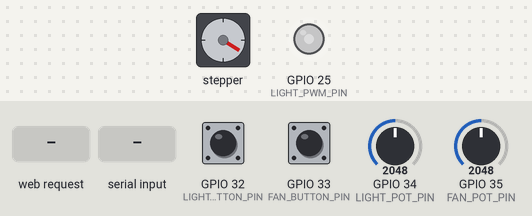
A sketch run on a simulated ESP32. Parts: stepper motor, output pins drawn as LEDs (lit = HIGH). Wiring (from diagram.json): stepper motor driver (200 steps per turn assumed): step GPIO 26; direction GPIO 27. The inputs (shaded band) are chosen by the test bench; at power-on: GPIO 35 (FAN_POT_PIN) = 2048, GPIO 32 (LIGHT_BUTTON_PIN) HIGH, GPIO 34 (LIGHT_POT_PIN) = 2048, GPIO 33 (FAN_BUTTON_PIN) HIGH (analog values on the 0–4095 scale). WiFi joins after 1.5 s; servers stay silent unless stated; pins used as bus, display or sensor lines are not drawn; what the sketch prints to the serial monitor is not drawn.

Above: at 1.2 s.
1.3 s: HTTP request GET /api/all-off received
At 3.2 s:
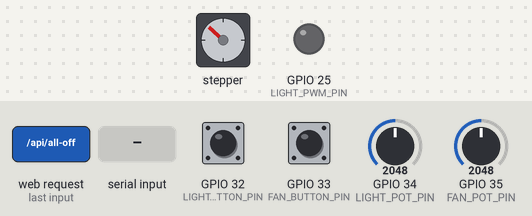
3.7 s: GPIO 35 (FAN_POT_PIN) set to 1994
At 4.19 s:
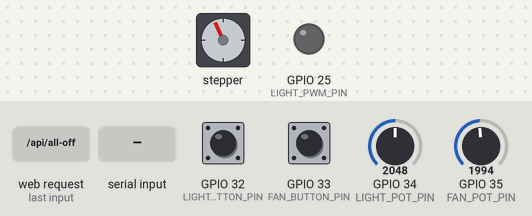
6.7 s: GPIO 32 (LIGHT_BUTTON_PIN) pulled LOW for 0.15 s
At 6.91 s:
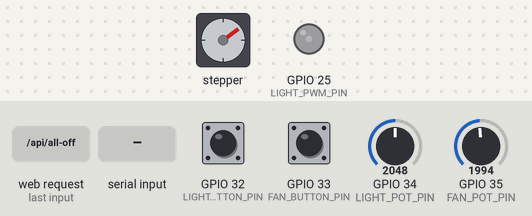
9.7 s: "LIGHT_LEVEL:90\n" received over Serial
At 9.95 s:
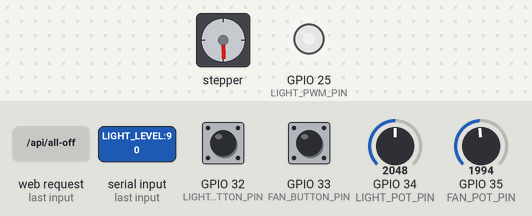
12.7 s: GPIO 34 (LIGHT_POT_PIN) set to 2866
At 12.97 s:
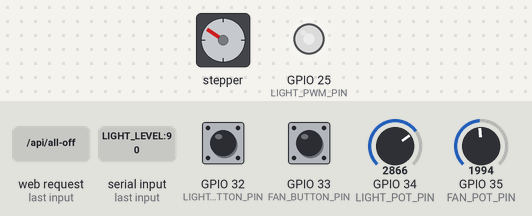
15.7 s: HTTP request GET /api/light?on=LIGHT_ON received
At 16.0 s:
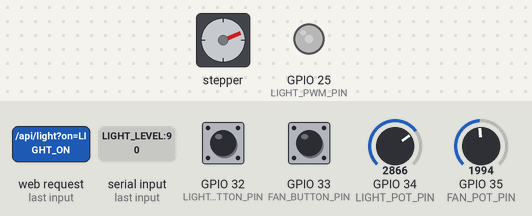
Timing chart, 0 to 22.8 s (numbered marks = the images above; inputs shaded):
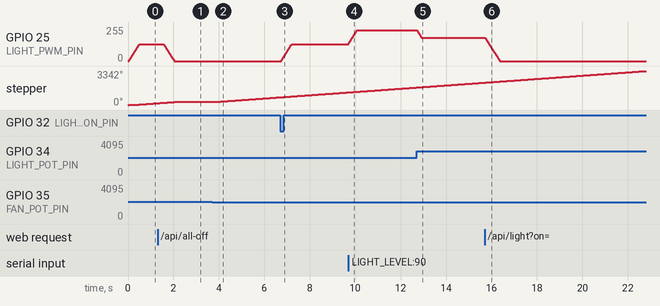

Measured:
- the behaviour switches between 2048 and 2047 on GPIO 35 (FAN_POT_PIN) (found by bisection; images 1 and 2)
- after the input at 1.3 s, GPIO 25 (LIGHT_PWM_PIN): moves from 127/255 to 0/255 over 0.47 s, starting after 0.27 s
- after the input at 3.7 s, stepper: keeps turning clockwise at about 153°/s, starting at once
- after the input at 6.7 s, GPIO 25 (LIGHT_PWM_PIN): moves from 0/255 to 127/255 over 0.47 s, starting after 0.05 s
- after the input at 9.7 s, GPIO 25 (LIGHT_PWM_PIN): moves from 127/255 to 229/255 over 0.37 s, starting at once
- after the input at 12.7 s, GPIO 25 (LIGHT_PWM_PIN): moves from 229/255 to 175/255 over 0.19 s, starting at once
- after the input at 15.7 s, GPIO 25 (LIGHT_PWM_PIN): moves from 175/255 to 0/255 over 0.65 s, starting at once

The sketch:

sketch.ino
```cpp
#include <Arduino.h>
#include <WiFi.h>
#include <WebServer.h>

// Build with the `esp32physical` PlatformIO environment for the real hardware.
// The default `esp32dev` environment remains the Wokwi stepper simulation.
#if defined(PHYSICAL_HARDWARE)
#include "physical_wifi.h"
#endif

constexpr uint8_t LIGHT_PWM_PIN = 25;
#if defined(PHYSICAL_HARDWARE)
constexpr uint8_t FAN_PWM_PIN = 26;
#else
constexpr uint8_t FAN_STEP_PIN = 26;
constexpr uint8_t FAN_DIR_PIN = 27;
#endif
constexpr uint8_t LIGHT_BUTTON_PIN = 32;
constexpr uint8_t FAN_BUTTON_PIN = 33;
constexpr uint8_t LIGHT_POT_PIN = 34;
constexpr uint8_t FAN_POT_PIN = 35;

constexpr uint32_t SERIAL_BAUD = 115200;
constexpr uint32_t BUTTON_DEBOUNCE_MS = 40;
constexpr uint32_t WIFI_RETRY_MS = 10000;
constexpr uint32_t PWM_RAMP_INTERVAL_MS = 8;
constexpr uint8_t PWM_RAMP_STEP = 3;
constexpr uint32_t FAN_RAMP_INTERVAL_MS = 20;
constexpr uint16_t FAN_RAMP_STEP_SPS = 8;
constexpr uint16_t FAN_MIN_STEPS_PER_SECOND = 40;
constexpr uint16_t FAN_MAX_STEPS_PER_SECOND = 500;
constexpr uint32_t POT_SAMPLE_INTERVAL_MS = 50;
constexpr uint8_t POT_PERCENT_DEADBAND = 1;

#if defined(PHYSICAL_HARDWARE)
const char *WIFI_SSID = PHYSICAL_WIFI_SSID;
const char *WIFI_PASSWORD = PHYSICAL_WIFI_PASSWORD;
#else
const char *WIFI_SSID = "Wokwi-GUEST";
const char *WIFI_PASSWORD = "";
#endif

WebServer server(80);

struct DeviceState {
#if defined(PHYSICAL_HARDWARE)
  // Physical outputs always start OFF after reset.
  bool lightOn = false;
  uint8_t brightness = 70;
  bool fanOn = false;
  uint8_t fanSpeed = 60;
#else
  // Start ON in Wokwi so both simulated loads are immediately visible.
  bool lightOn = true;
  uint8_t brightness = 70;
  bool fanOn = true;
  uint8_t fanSpeed = 60;
#endif
  String lastSource = "BOOT";
};

struct ButtonState {
  uint8_t pin;
  bool stableLevel = HIGH;
  bool lastReading = HIGH;
  uint32_t changedAt = 0;

  explicit ButtonState(uint8_t pinValue) : pin(pinValue) {}
};

struct PotState {
  uint8_t pin;
  int lastAcceptedPercent = -1;
  bool initialized = false;

  explicit PotState(uint8_t pinValue) : pin(pinValue) {}
};

DeviceState state;
ButtonState lightButton{LIGHT_BUTTON_PIN};
ButtonState fanButton{FAN_BUTTON_PIN};
PotState lightPot{LIGHT_POT_PIN};
PotState fanPot{FAN_POT_PIN};

String serialLine;
bool httpServerStarted = false;
uint32_t lastWifiAttemptAt = 0;
uint32_t lastPotSampleAt = 0;
uint32_t lastPwmRampAt = 0;
uint32_t lastFanRampAt = 0;
#if defined(PHYSICAL_HARDWARE)
uint8_t targetFanDuty = 0;
uint8_t appliedFanDuty = 0;
#else
uint32_t nextFanEdgeAtUs = 0;
uint16_t targetFanStepsPerSecond = 0;
uint16_t appliedFanStepsPerSecond = 0;
bool fanStepLevel = LOW;
#endif
uint8_t targetLightDuty = 0;
uint8_t appliedLightDuty = 0;

uint8_t clampPercent(int value) {
  return static_cast<uint8_t>(constrain(value, 0, 100));
}

uint8_t lightPercentToDuty(uint8_t percent) {
  return static_cast<uint8_t>(map(percent, 0, 100, 0, 255));
}

uint16_t fanPercentToStepsPerSecond(uint8_t percent) {
  if (percent == 0) return 0;
  return static_cast<uint16_t>(map(percent, 1, 100,
                                   FAN_MIN_STEPS_PER_SECOND,
                                   FAN_MAX_STEPS_PER_SECOND));
}

void applyOutputs() {
  targetLightDuty = state.lightOn ? lightPercentToDuty(state.brightness) : 0;
#if defined(PHYSICAL_HARDWARE)
  targetFanDuty = state.fanOn ? lightPercentToDuty(state.fanSpeed) : 0;
#else
  targetFanStepsPerSecond =
      state.fanOn ? fanPercentToStepsPerSecond(state.fanSpeed) : 0;
#endif
}

uint8_t approachDuty(uint8_t current, uint8_t target) {
  if (current < target) {
    const uint16_t next = static_cast<uint16_t>(current) + PWM_RAMP_STEP;
    return static_cast<uint8_t>(next > target ? target : next);
  }
  if (current > target) {
    const int next = static_cast<int>(current) - PWM_RAMP_STEP;
    return static_cast<uint8_t>(next < target ? target : next);
  }
  return current;
}

uint16_t approachRate(uint16_t current, uint16_t target) {
  if (current < target) {
    const uint32_t next = static_cast<uint32_t>(current) + FAN_RAMP_STEP_SPS;
    return static_cast<uint16_t>(next > target ? target : next);
  }
  if (current > target) {
    const int32_t next = static_cast<int32_t>(current) - FAN_RAMP_STEP_SPS;
    return static_cast<uint16_t>(next < target ? target : next);
  }
  return current;
}

void updateLightRamp() {
  const uint32_t now = millis();
  if (now - lastPwmRampAt < PWM_RAMP_INTERVAL_MS) return;
  lastPwmRampAt = now;

  const uint8_t nextLight = approachDuty(appliedLightDuty, targetLightDuty);
  if (nextLight != appliedLightDuty) {
    appliedLightDuty = nextLight;
    analogWrite(LIGHT_PWM_PIN, appliedLightDuty);
  }
}

void updateFanRamp() {
  const uint32_t now = millis();
  if (now - lastFanRampAt < FAN_RAMP_INTERVAL_MS) return;
  lastFanRampAt = now;
#if defined(PHYSICAL_HARDWARE)
  const uint8_t nextFan = approachDuty(appliedFanDuty, targetFanDuty);
  if (nextFan != appliedFanDuty) {
    appliedFanDuty = nextFan;
    analogWrite(FAN_PWM_PIN, appliedFanDuty);
  }
#else
  appliedFanStepsPerSecond =
      approachRate(appliedFanStepsPerSecond, targetFanStepsPerSecond);
  if (appliedFanStepsPerSecond == 0) {
    fanStepLevel = LOW;
    digitalWrite(FAN_STEP_PIN, LOW);
  }
#endif
}

#if !defined(PHYSICAL_HARDWARE)
void updateFanStepPulse() {
  if (appliedFanStepsPerSecond == 0) return;

  const uint32_t nowUs = micros();
  if (static_cast<int32_t>(nowUs - nextFanEdgeAtUs) < 0) return;

  fanStepLevel = !fanStepLevel;
  digitalWrite(FAN_STEP_PIN, fanStepLevel);
  const uint32_t halfPeriodUs = 500000UL / appliedFanStepsPerSecond;
  nextFanEdgeAtUs = nowUs + halfPeriodUs;
}
#endif

void updateSmoothOutputs() {
  updateLightRamp();
  updateFanRamp();
#if !defined(PHYSICAL_HARDWARE)
  updateFanStepPulse();
#endif
}

void initializeOutputs() {
  pinMode(LIGHT_PWM_PIN, OUTPUT);
#if defined(PHYSICAL_HARDWARE)
  pinMode(FAN_PWM_PIN, OUTPUT);
  analogWrite(FAN_PWM_PIN, 0);
#else
  pinMode(FAN_STEP_PIN, OUTPUT);
  pinMode(FAN_DIR_PIN, OUTPUT);
  digitalWrite(FAN_STEP_PIN, LOW);
  digitalWrite(FAN_DIR_PIN, HIGH);
  nextFanEdgeAtUs = micros();
#endif
  analogWrite(LIGHT_PWM_PIN, 0);
  applyOutputs();
}

void initializeInputs() {
  pinMode(LIGHT_BUTTON_PIN, INPUT_PULLUP);
  pinMode(FAN_BUTTON_PIN, INPUT_PULLUP);
  pinMode(LIGHT_POT_PIN, INPUT);
  pinMode(FAN_POT_PIN, INPUT);
  analogReadResolution(12);
}

void initializeHardware() {
  initializeOutputs();
#if !defined(PHYSICAL_HARDWARE)
  initializeInputs();
#endif
}

void printHardwareSummary() {
#if defined(PHYSICAL_HARDWARE)
  Serial.println(F("Hardware: D25=LED PWM, D26=DC fan PWM"));
  Serial.println(F("Physical mode: buttons/potentiometers disabled; outputs start OFF."));
  Serial.println(F("Connect ESP32 GND to the MOSFET control GND and 5V supply GND."));
#else
  Serial.println(F("Hardware: GPIO25=light PWM, GPIO26=fan STEP, GPIO27=fan DIR"));
  Serial.println(F("Fan model: A4988 + stepper, 40..500 steps/s"));
  Serial.println(F("External 12V supplies VMOT; ESP32 and driver share GND."));
#endif
}

String jsonState() {
  const bool wifiConnected = WiFi.status() == WL_CONNECTED;
  String json = "{";
  json += "\"esp32\":\"";
  json += wifiConnected ? "connected" : "disconnected";
  json += "\",\"ip\":\"";
  json += wifiConnected ? WiFi.localIP().toString() : "";
  json += "\",\"light\":{\"on\":";
  json += state.lightOn ? "true" : "false";
  json += ",\"brightness\":" + String(state.brightness) + "}";
  json += ",\"fan\":{\"on\":";
  json += state.fanOn ? "true" : "false";
  json += ",\"speed\":" + String(state.fanSpeed) + "}";
  json += ",\"source\":\"" + state.lastSource + "\"}";
  return json;
}

void emitState() {
  Serial.println(jsonState());
}

void commitState(const String &source) {
  state.lastSource = source;
  applyOutputs();
  emitState();
}

void setLight(bool on, int level, const String &source) {
  if (level >= 0) {
    state.brightness = clampPercent(level);
    state.lightOn = state.brightness > 0;
  } else {
    state.lightOn = on;
    if (state.lightOn && state.brightness == 0) state.brightness = 100;
  }
  commitState(source);
}

void setFan(bool on, int level, const String &source) {
  if (level >= 0) {
    state.fanSpeed = clampPercent(level);
    state.fanOn = state.fanSpeed > 0;
  } else {
    state.fanOn = on;
    if (state.fanOn && state.fanSpeed == 0) state.fanSpeed = 100;
  }
  commitState(source);
}

void turnOffAll(const String &source) {
  state.lightOn = false;
  state.fanOn = false;
  commitState(source);
}

void printHelp() {
  Serial.println(F("Commands:"));
  Serial.println(F("  LIGHT_ON | LIGHT_OFF | LIGHT_LEVEL:0..100"));
  Serial.println(F("  FAN_ON   | FAN_OFF   | FAN_SPEED:0..100"));
  Serial.println(F("  ALL_OFF  | STATE     | HELP"));
}

void processCommand(String command, const String &source = "SERIAL") {
  command.trim();
  command.toUpperCase();
  if (command.isEmpty()) return;

  if (command == "LIGHT_ON") {
    setLight(true, -1, source);
  } else if (command == "LIGHT_OFF") {
    setLight(false, -1, source);
  } else if (command == "FAN_ON") {
    setFan(true, -1, source);
  } else if (command == "FAN_OFF") {
    setFan(false, -1, source);
  } else if (command == "ALL_OFF" || command == "TURN_OFF_ALL") {
    turnOffAll(source);
  } else if (command == "STATE") {
    emitState();
  } else if (command == "HELP") {
    printHelp();
  } else if (command.startsWith("LIGHT_LEVEL:")) {
    setLight(true, command.substring(12).toInt(), source);
  } else if (command.startsWith("FAN_SPEED:")) {
    setFan(true, command.substring(10).toInt(), source);
  } else {
    Serial.println(F("ERR: unknown command. Type HELP."));
  }
}

void handleSerial() {
  while (Serial.available()) {
    const char c = static_cast<char>(Serial.read());
    if (c == '\n' || c == '\r') {
      if (!serialLine.isEmpty()) {
        if (serialLine.startsWith("@")) {
          const int separator = serialLine.indexOf(' ');
          if (separator > 1) {
            const uint32_t requestId = serialLine.substring(1, separator).toInt();
            processCommand(serialLine.substring(separator + 1), "WEB");
            Serial.print("{\"ack\":");
            Serial.print(requestId);
            Serial.print(",\"state\":");
            Serial.print(jsonState());
            Serial.println("}");
          }
        } else {
          processCommand(serialLine);
        }
        serialLine = "";
      }
    } else if (serialLine.length() < 80) {
      serialLine += c;
    }
  }
}

bool buttonPressed(ButtonState &button) {
  const bool reading = digitalRead(button.pin);
  const uint32_t now = millis();
  if (reading != button.lastReading) {
    button.lastReading = reading;
    button.changedAt = now;
  }
  if (now - button.changedAt >= BUTTON_DEBOUNCE_MS && reading != button.stableLevel) {
    button.stableLevel = reading;
    return button.stableLevel == LOW;
  }
  return false;
}

void handleLocalTestControls() {
  if (buttonPressed(lightButton)) setLight(!state.lightOn, -1, "BUTTON");
  if (buttonPressed(fanButton)) setFan(!state.fanOn, -1, "BUTTON");

  const uint32_t now = millis();
  if (now - lastPotSampleAt < POT_SAMPLE_INTERVAL_MS) return;
  lastPotSampleAt = now;

  const int lightRaw = analogRead(lightPot.pin);
  const int fanRaw = analogRead(fanPot.pin);
  const int lightPercent = map(lightRaw, 0, 4095, 0, 100);
  const int fanPercent = map(fanRaw, 0, 4095, 0, 100);

  if (!lightPot.initialized ||
      abs(lightPercent - lightPot.lastAcceptedPercent) >= POT_PERCENT_DEADBAND) {
    lightPot.lastAcceptedPercent = lightPercent;
    lightPot.initialized = true;
    setLight(true, lightPercent, "POT");
  }
  if (!fanPot.initialized ||
      abs(fanPercent - fanPot.lastAcceptedPercent) >= POT_PERCENT_DEADBAND) {
    fanPot.lastAcceptedPercent = fanPercent;
    fanPot.initialized = true;
    setFan(true, fanPercent, "POT");
  }
}

void addCorsHeaders() {
  server.sendHeader("Access-Control-Allow-Origin", "*");
  server.sendHeader("Access-Control-Allow-Methods", "GET,POST,OPTIONS");
  server.sendHeader("Access-Control-Allow-Headers", "Content-Type");
  server.sendHeader("Cache-Control", "no-store");
}

void sendJsonState(int status = 200) {
  addCorsHeaders();
  server.send(status, "application/json", jsonState());
}

bool parseOnArgument(bool currentValue) {
  if (!server.hasArg("on")) return currentValue;
  String value = server.arg("on");
  value.toLowerCase();
  return value == "1" || value == "true" || value == "on";
}

void configureHttpApi() {
  server.on("/", HTTP_GET, []() {
    addCorsHeaders();
    server.send(200, "text/plain",
      "ESP32 light/fan controller\n"
      "GET /api/state\n"
      "GET/POST /api/light?on=1&level=75\n"
      "GET/POST /api/fan?on=1&level=60\n"
      "GET/POST /api/all-off\n"
      "GET/POST /api/command?value=LIGHT_ON\n");
  });

  server.on("/api/state", HTTP_GET, []() { sendJsonState(); });

  server.on("/api/light", HTTP_ANY, []() {
    const int level = server.hasArg("level") ? server.arg("level").toInt() : -1;
    setLight(parseOnArgument(state.lightOn), level, "HTTP");
    sendJsonState();
  });

  server.on("/api/fan", HTTP_ANY, []() {
    const int level = server.hasArg("level") ? server.arg("level").toInt() : -1;
    setFan(parseOnArgument(state.fanOn), level, "HTTP");
    sendJsonState();
  });

  server.on("/api/all-off", HTTP_ANY, []() {
    turnOffAll("HTTP");
    sendJsonState();
  });

  server.on("/api/command", HTTP_ANY, []() {
    if (!server.hasArg("value")) {
      addCorsHeaders();
      server.send(400, "application/json", "{\"error\":\"missing value\"}");
      return;
    }
    processCommand(server.arg("value"), "HTTP");
    sendJsonState();
  });

  server.onNotFound([]() {
    addCorsHeaders();
    server.send(404, "application/json", "{\"error\":\"not found\"}");
  });
}

void maintainWifi() {
  const uint32_t now = millis();
  if (WiFi.status() == WL_CONNECTED) {
    if (!httpServerStarted) {
      server.begin();
      httpServerStarted = true;
      Serial.print(F("HTTP API ready at http://"));
      Serial.println(WiFi.localIP());
      emitState();
    }
    server.handleClient();
    return;
  }

  httpServerStarted = false;
  if (lastWifiAttemptAt == 0 || now - lastWifiAttemptAt >= WIFI_RETRY_MS) {
    lastWifiAttemptAt = now;
#if defined(PHYSICAL_HARDWARE)
    Serial.println(F("WiFi: connecting to configured 2.4 GHz network..."));
#else
    Serial.println(F("WiFi: connecting to Wokwi-GUEST..."));
#endif
    WiFi.disconnect();
#if defined(PHYSICAL_HARDWARE)
    WiFi.begin(WIFI_SSID, WIFI_PASSWORD);
#else
    WiFi.begin(WIFI_SSID, WIFI_PASSWORD, 6);
#endif
  }
}

void setup() {
  Serial.begin(SERIAL_BAUD);
  serialLine.reserve(96);

  initializeHardware();
  configureHttpApi();
  WiFi.mode(WIFI_STA);

#if defined(PHYSICAL_HARDWARE)
  Serial.println(F("\n=== NHOM 25 - ESP32 PHYSICAL LIGHT/FAN ==="));
#else
  Serial.println(F("\n=== NHOM 25 - ESP32 LIGHT/FAN WOKWI SIMULATION ==="));
#endif
  printHardwareSummary();
  printHelp();
  emitState();
  maintainWifi();
}

void loop() {
  handleSerial();
#if !defined(PHYSICAL_HARDWARE)
  handleLocalTestControls();
#endif
  updateSmoothOutputs();
  maintainWifi();
  delay(5);
}
```
